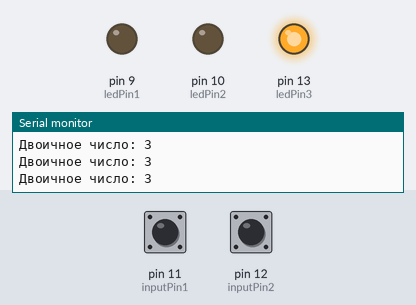
The sketch below on a simulated Arduino Uno, built with avr-gcc and run on an emulated ATmega328P. Parts: output pins drawn as LEDs (lit = HIGH), the last lines printed to the serial monitor. The test bench sets the inputs (shaded band); at power-on: pin 11 (inputPin1) HIGH, pin 12 (inputPin2) HIGH.

Above: at 1.8 s.
1.9 s: pin 11 (inputPin1) pulled LOW for 0.6 s
At 2.4 s:
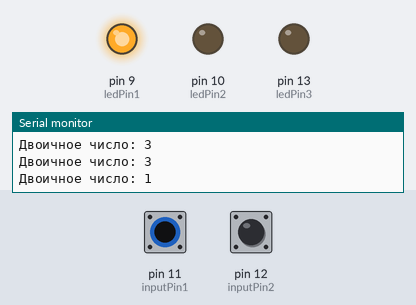
4.0 s: pin 12 (inputPin2) pulled LOW for 0.6 s
At 4.5 s:
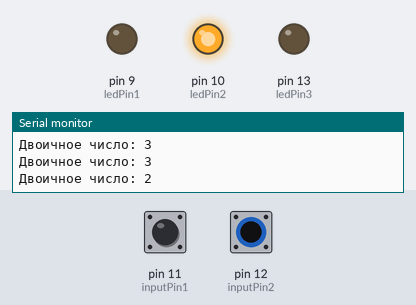
6.5 s: pin 12 (inputPin2) pulled LOW for 3.2 s
At 10.4 s:
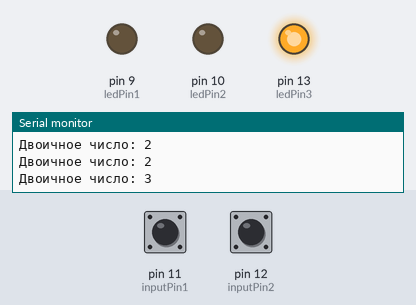
11.5 s: pin 11 (inputPin1) pulled LOW for 3.2 s
At 12.8 s:
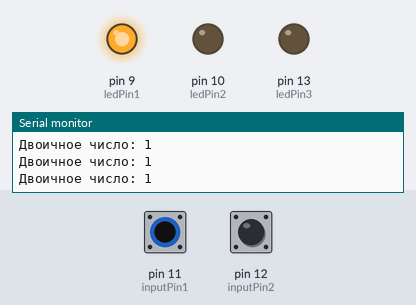
16.5 s: pin 11 (inputPin1) driven LOW and pin 12 (inputPin2) driven LOW
At 17.9 s:
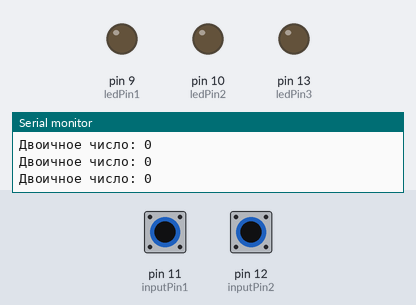
Timing chart, 0 to 19.0 s (numbered marks = the images above; inputs shaded):
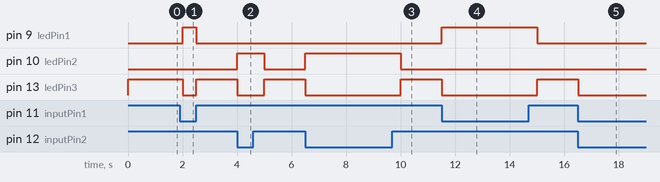

The sketch:

Controlling_LEDs_by_input_signals.ino
```cpp
const int inputPin1 = 11; // Первый входной пин
const int inputPin2 = 12; // Второй входной пин

const int ledPin1 = 9;    // Пин светодиода 1
const int ledPin2 = 10;   // Пин светодиода 2
const int ledPin3 = 13;   // Пин светодиода 3

void setup() {
  pinMode(inputPin1, INPUT_PULLUP); // Устанавливаем пины входными с подтяжкой
  pinMode(inputPin2, INPUT_PULLUP);

  pinMode(ledPin1, OUTPUT); // Устанавливаем пины светодиодов как выходные
  pinMode(ledPin2, OUTPUT);
  pinMode(ledPin3, OUTPUT);

  Serial.begin(9600); // Запускаем последовательный порт
  Serial.println("Ожидание сигнала...");
}

void loop() {
  // Читаем значения с пинов 11 и 12
  int value1 = digitalRead(inputPin1); // 0 или 1
  int value2 = digitalRead(inputPin2); // 0 или 1

  // Формируем двоичное число
  int binaryNumber = (value1 * 2) + value2;

  // Выводим двоичное число в монитор порта
  Serial.print("Двоичное число: ");
  Serial.println(binaryNumber);

  // Обрабатываем двоичное число
  if (binaryNumber == 1) {
    digitalWrite(ledPin1, HIGH);  // Включаем светодиод 1
    digitalWrite(ledPin2, LOW);   // Выключаем светодиод 2
    digitalWrite(ledPin3, LOW);   // Выключаем светодиод 3
  } else if (binaryNumber == 2) {
    digitalWrite(ledPin1, LOW);   // Выключаем светодиод 1
    digitalWrite(ledPin2, HIGH);  // Включаем светодиод 2
    digitalWrite(ledPin3, LOW);   // Выключаем светодиод 3
  } else if (binaryNumber == 3) {
    digitalWrite(ledPin1, LOW);   // Выключаем светодиод 1
    digitalWrite(ledPin2, LOW);   // Выключаем светодиод 2
    digitalWrite(ledPin3, HIGH);  // Включаем светодиод 3
  } else {
    digitalWrite(ledPin1, LOW);   // Выключаем все светодиоды
    digitalWrite(ledPin2, LOW);
    digitalWrite(ledPin3, LOW);
  }

  delay(500); // Задержка для стабильности
}
```

Measured:
- after the input at 1.9 s, pin 9 (ledPin1): LOW → HIGH after 0.10 s, → LOW 0.50 s later; pin 13 (ledPin3): HIGH → LOW after 0.10 s, → HIGH 0.50 s later
- after the input at 4.0 s, pin 10 (ledPin2): LOW → HIGH at once, → LOW 1.0 s later; pin 13 (ledPin3): HIGH → LOW at once, → HIGH 1.0 s later
- after the input at 6.5 s, pin 10 (ledPin2): LOW → HIGH at once, → LOW 3.5 s later; pin 13 (ledPin3): HIGH → LOW at once, → HIGH 3.5 s later
- after the input at 11.5 s, pin 9 (ledPin1): LOW → HIGH at once, → LOW 3.5 s later; pin 13 (ledPin3): HIGH → LOW at once, → HIGH 3.5 s later
- after the input at 16.5 s, pin 13 (ledPin3): HIGH → LOW at once
